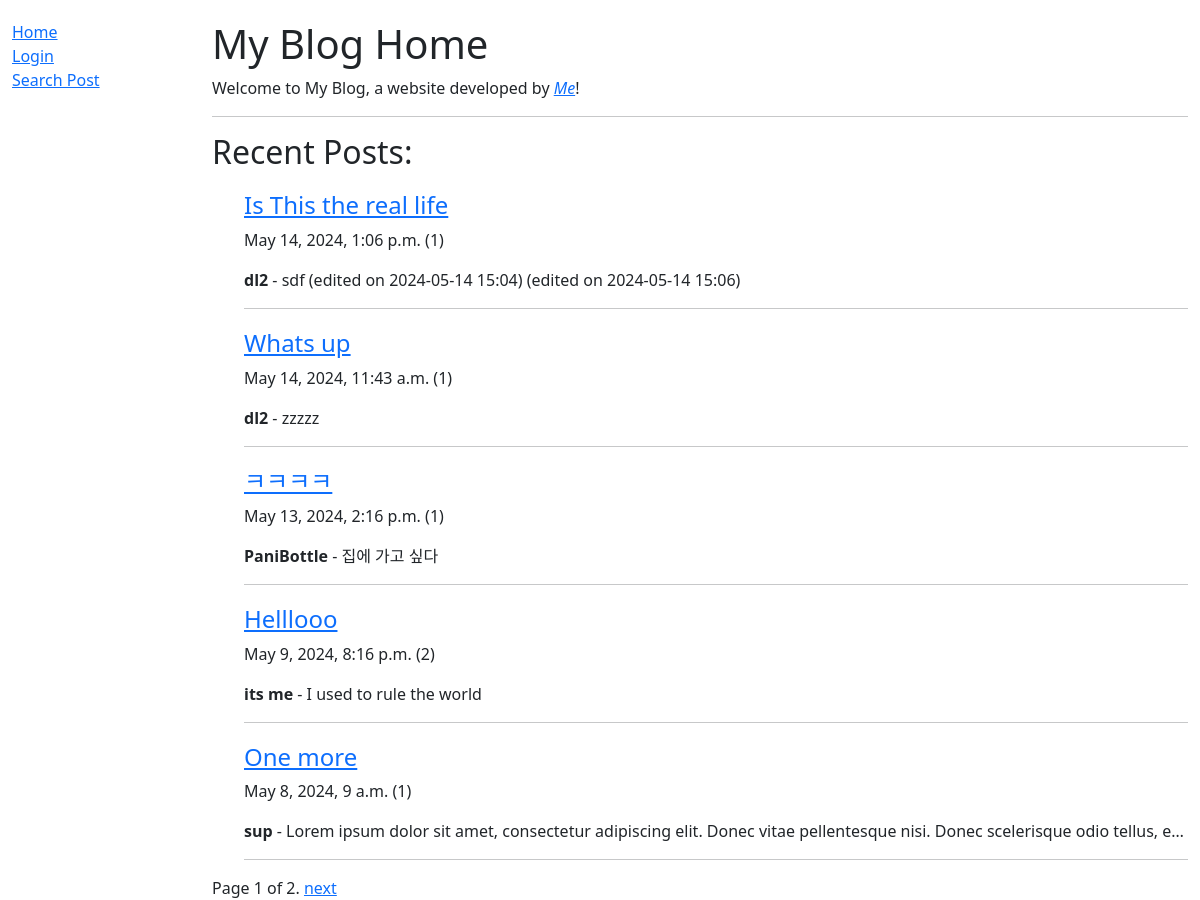
Screenshot of /blog/ with the database file from the repository.
### blog/models.py (models this page shows, shortened)
class Post(models.Model):
    id = models.BigAutoField(help_text="Post ID", primary_key=True)
    title = models.CharField(max_length=100)
    writer = models.CharField(max_length=100)
    content = models.TextField(max_length=5000)
    date = models.DateTimeField(default=datetime.now, blank=True)
    likes = models.IntegerField(default=0)
    class Meta:
        ordering = ['-date']

### blog/views.py (the view)
# urls.py: path('', views.PostListView.as_view(), name='home'),
class PostListView(generic.ListView):
    model = Post # Set reference model
    context_object_name = 'posts' # Set name used in template for model reference
    template_name = 'home.html' # Specify template name and directory
    paginate_by = 5 # Default pagination tool

### blog/templates/home.html
{% extends "base.html" %}
{% block content %}
  <h1>My Blog Home</h1>
  <p>
    Welcome to My Blog, a website developed by
    <em><a href="https://github.com/DaewoongLime">Me</a></em>!
  </p>
  <hr />
    {% if posts %}
    <h2>Recent Posts:</h2>
    <ul>
      {% for post in posts %}
      <div style="margin-top:20px">
        <h4><a href="{{post.id}}">{{ post.title }}</a></h4>
        <p  style="white-space: nowrap; overflow: hidden; max-width: 100%;">
          {{post.date}} ({{post.likes}})
        </p>
        <p  style="white-space: nowrap;
        overflow: hidden;
        text-overflow: ellipsis;
        max-width: 100%;">
          <strong>{{post.writer}}</strong> - {{ post.content }}
        </p>
        <hr />
      </div>
      {% endfor %}
    </ul>
  {% else %}
    <p>There are no posts written yet.</p>
  {% endif %}
  {% load static %}
{% endblock %}

### rows the page displays
Post: title "Is This the real life", date "May 14, 2024, 1:06 p.m.", likes "1", writer "dl2", content "sdf (edited on 2024-05-14 15:04) (edited on 2024-05-14 15:06)"
Post: title "Whats up", date "May 14, 2024, 11:43 a.m.", likes "1", writer "dl2", content "zzzzz"
Post: title "ㅋㅋㅋㅋ", date "May 13, 2024, 2:16 p.m.", likes "1", writer "PaniBottle", content "집에 가고 싶다"
Post: title "Helllooo", date "May 9, 2024, 8:16 p.m.", likes "2", writer "its me", content "I used to rule the world"
Post: title "One more", date "May 8, 2024, 9 a.m.", likes "1", writer "sup", content "Lorem ipsum dolor sit amet, consectetur adipiscing elit. Donec vitae pellentesque nisi. Donec scelerisque odio tellus, e…"

### other values shown
{{ page_obj.number }} "1"
{{ page_obj.paginator.num_pages }} "2"
